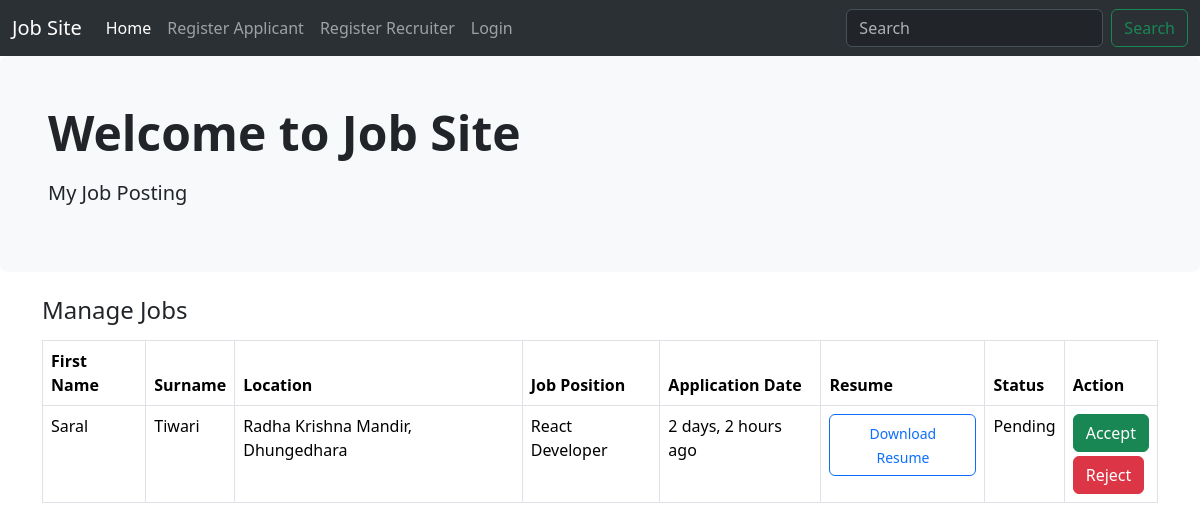
The page /work/all-applicants/4 on the database as committed earlier.
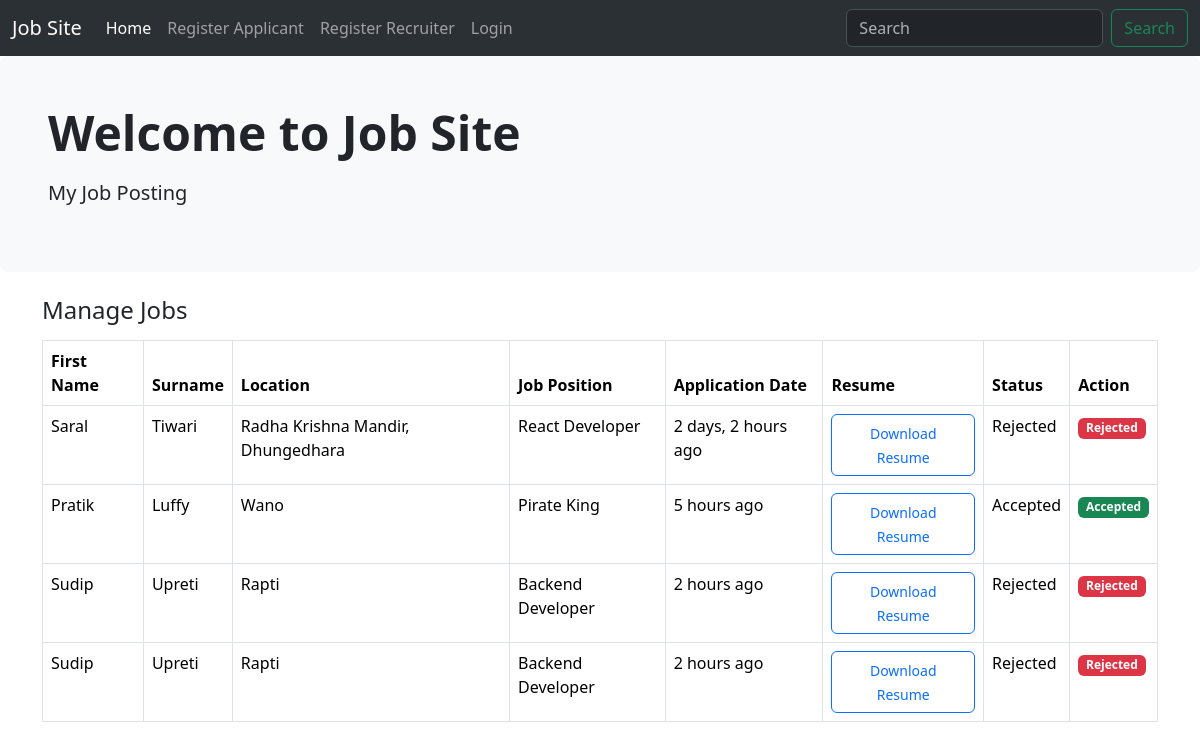
The same page on the database as committed later.
### work/models.py (models this page shows)
class ApplyJob(models.Model):
    status_choices = [
        ('Accepted', 'Accepted'),
        ('Declined', 'Declined'),
        ('Pending', 'Pending'),
    ]
    user = models.ForeignKey(CustomUser , on_delete=models.CASCADE)
    job = models.ForeignKey(Work , on_delete=models.CASCADE)
    timestamp = models.DateTimeField(auto_now_add=True)
    status = models.CharField(max_length=20 , choices=status_choices)

### users/models.py (models this page shows)
class CustomUser(AbstractUser):
    username = None
    email = models.EmailField(unique=True)
    is_recruiter = models.BooleanField(default=False)
    is_applicant = models.BooleanField(default=False)
    has_resume = models.BooleanField(default=False)
    has_company = models.BooleanField(default=False)
    USERNAME_FIELD = 'email'
    REQUIRED_FIELDS = []

### resume/models.py (models this page shows, shortened)
class Resume(models.Model):
    experience_choice = {
        ('Intern' , 'Intern'),
        ('Associate' , 'Associate'),
        ('Trainee' , 'Trainee'),
        ('Junior' , 'Junior'),
        ('Mid Level' , 'Mid Level'),
        ('Senior' , 'Senior'),
    }
    user = models.OneToOneField(CustomUser , on_delete=models.CASCADE)
    first_name = models.CharField(max_length=100, null=True , blank=True)
    surname = models.CharField(max_length=100, null=True , blank=True)
    location = models.CharField(max_length=100, null=True , blank=True)
    job_title = models.CharField(max_length=100, null=True , blank=True)
    skills = models.TextField(null=True, blank=True)
    experience_level = models.CharField(max_length=50, choices=experience_choice, null=True, blank=True)
    upload_resume = models.FileField(upload_to='resume' , null=True , blank=True)

### work/views.py (the view, shortened to what this page needs)
# urls.py: path('all-applicants/<int:pk>' , views.all_applicants , name='all-applicants'),
def all_applicants(request, pk):
    job = Work.objects.get(pk=pk)
    applicants = job.applyjob_set.all()
    context = {
        'job': job,
        'applicants': applicants
    }
    return render(request, 'work/all_applicants.html', context)

### templates/work/all_applicants.html (shortened to what this page needs)
{% extends 'base.html' %}
{% load humanize %}
{% block content %}
{% include 'navbar.html' %}
<section>
    <div class="p-5 mb-4 bg-light rounded-3">
        <div container-fluid py-5>
            <h2 class="display-5 fw-bold">Welcome to Job Site</h2>
            <p class="col-md-8 fs-5 mt-3">My Job Posting</p>
        </div>
    </div>
</section>
<div class="container-sm">
<div class="card-body">
  <h4 class="card-title mb-3">Manage Jobs</h4>
  <table class="table table-bordered">
    <thead>
      <tr>
        <th scope="col">First Name</th>
        <th scope="col">Surname</th>
        <th scope="col">Location</th>
        <th scope="col">Job Position</th>
        <th scope="col">Application Date</th>
        <th scope="col">Resume</th>
        <th scope="col">Status</th>
        <th scope="col">Action</th>
      </tr>
    </thead>
    <tbody>
      {% for applicant in applicants %}
      <tr>
        <td>{{ applicant.user.resume.first_name }}</td>
        <td>{{ applicant.user.resume.surname }}</td>
        <td>{{ applicant.user.resume.location }}</td>
        <td>{{ applicant.user.resume.job_title }}</td>
        <td>{{ applicant.timestamp|naturaltime }}</td>
        <td><a target="_blank" class="btn btn-outline-primary" href="{{ applicant.user.resume.upload_resume.url }}"> <small>Download Resume</small> </a></td>
        <td>{{ applicant.get_status_display }}</td>
        <td>
          {% if applicant.status == 'Pending' %}
          <form method="POST" action="">
            <button type="submit" class="btn btn-success">Accept</button>
          </form>
          <form method="POST" action="" class="mt-1">
            <button type="submit" class="btn btn-danger">Reject</button>
          </form>
          {% elif applicant.status == 'Accepted' %}
          <span class="badge bg-success">Accepted</span>
          {% else %}
          <span class="badge bg-danger">Rejected</span>
          {% endif %}
        </td>
      </tr>
      {% endfor %}
    </tbody>
  </table>
</div>
</div>
{% endblock content %}

### templates/base.html (shortened to what this page needs)
<!doctype html>
<html lang="en">
  <head>
    <link href="https://cdn.jsdelivr.net/npm/bootstrap@5.3.3/dist/css/bootstrap.min.css" rel="stylesheet">
  </head>
  <body>
    {% block content %}
    {% endblock content %}
  </body>
</html>

### templates/navbar.html (shortened to what this page needs)
<nav class="navbar bg-primary navbar-expand-lg bg-body-tertiary" data-bs-theme="dark">
    <div class="container-fluid">
      <a class="navbar-brand" href="{% url 'home' %}">Job Site</a>
      <div class="collapse navbar-collapse" id="navbarSupportedContent">
        <ul class="navbar-nav me-auto mb-2 mb-lg-0">
          <li class="nav-item">
            <a class="nav-link active" aria-current="page" href="{% url 'home' %}">Home</a>
          </li>
          {% if request.user.is_anonymous %}
          <li class="nav-item">
            <a class="nav-link" href="{% url 'register-applicant' %}">Register Applicant</a>
          </li>
          <li class="nav-item">
            <a class="nav-link" href="{% url 'register-recruiter' %}">Register Recruiter</a>
          </li>
          <li class="nav-item">
            <a class="nav-link" href="{% url 'login' %}">Login</a>
          </li>
            {% endif %}
        </ul>
        <form class="d-flex" role="search">
          <input class="form-control me-2" type="search" placeholder="Search" aria-label="Search">
          <button class="btn btn-outline-success" type="submit">Search</button>
        </form>
      </div>
    </div>
  </nav>

Rows that differ between the two databases and show on the page:
changed ApplyJob "2 days, 2 hours ago": status "Pending" → "Rejected"; status "Accept Reject" → "Rejected"
added ApplyJob: user.resume.first_name "Pratik", user.resume.surname "Luffy", user.resume.location "Wano", user.resume.job_title "Pirate King", timestamp "5 hours ago", status "Accepted"
added ApplyJob: user.resume.first_name "Sudip", user.resume.surname "Upreti", user.resume.location "Rapti", user.resume.job_title "Backend Developer", timestamp "2 hours ago", status "Rejected"
added ApplyJob: user.resume.first_name "Sudip", user.resume.surname "Upreti", user.resume.location "Rapti", user.resume.job_title "Backend Developer", timestamp "2 hours ago", status "Rejected"
